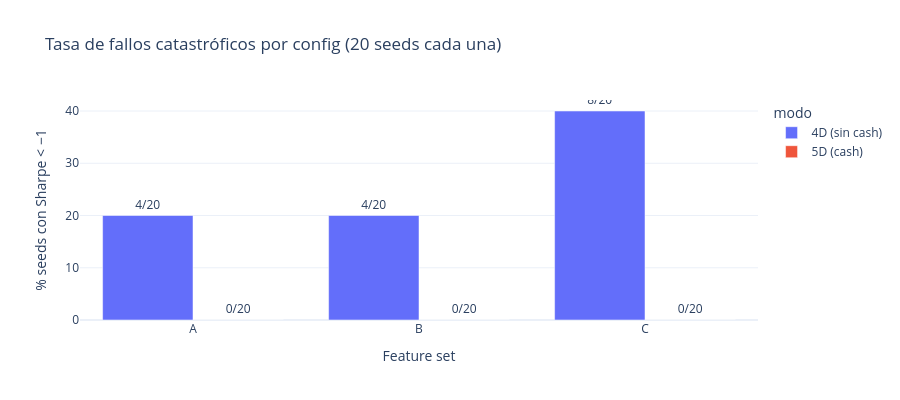

Notebook cell for this chart:
### Code cell
print("=" * 80)
print("TASA DE FALLOS CATASTROFICOS (Sharpe test < -1.0)")
print("=" * 80)

failure = sub.groupby(["features", "use_cash"]).agg(
    n_total=("seed", "count"),
    n_failed=("failed", "sum"),
    pct_failed=("failed", lambda x: x.mean() * 100),
    worst_sharpe=("test_sharpe_net", "min"),
).round(2).reset_index()
failure["modo"] = failure["use_cash"].map({True: "5D (cash)", False: "4D (sin cash)"})

print(failure.to_string(index=False))

# Visual: bar chart
fig = px.bar(
    failure, x="features", y="pct_failed", color="modo", barmode="group",
    title="Tasa de fallos catastróficos por config (20 seeds cada una)",
    labels={"pct_failed": "% seeds con Sharpe < −1", "features": "Feature set"},
    text="n_failed",
)
fig.update_traces(texttemplate="%{text}/20", textposition="outside")
fig.update_layout(template="plotly_white", height=400)
fig.show()

### Figure 1 — Plotly figure (JSON) as saved in the notebook; plotly's stock layout.template omitted (floating-point values rounded to 4 significant figures)
{"data": [{"alignmentgroup": "True", "hovertemplate": "modo=4D (sin cash)<br>Feature set=%{x}<br>% seeds con Sharpe < −1=%{y}<br>n_failed=%{text}<extra></extra>", "legendgroup": "4D (sin cash)", "marker": {"color": "#636efa", "pattern": {"shape": ""}}, "name": "4D (sin cash)", "offsetgroup": "4D (sin cash)", "orientation": "v", "showlegend": true, "text": [4.0, 4.0, 8.0], "textposition": "outside", "texttemplate": "%{text}/20", "type": "bar", "x": ["A", "B", "C"], "xaxis": "x", "y": [20.0, 20.0, 40.0], "yaxis": "y"}, {"alignmentgroup": "True", "hovertemplate": "modo=5D (cash)<br>Feature set=%{x}<br>% seeds con Sharpe < −1=%{y}<br>n_failed=%{text}<extra></extra>", "legendgroup": "5D (cash)", "marker": {"color": "#EF553B", "pattern": {"shape": ""}}, "name": "5D (cash)", "offsetgroup": "5D (cash)", "orientation": "v", "showlegend": true, "text": [0.0, 0.0, 0.0], "textposition": "outside", "texttemplate": "%{text}/20", "type": "bar", "x": ["A", "B", "C"], "xaxis": "x", "y": [0.0, 0.0, 0.0], "yaxis": "y"}], "layout": {"barmode": "group", "height": 400, "legend": {"title": {"text": "modo"}, "tracegroupgap": 0}, "title": {"text": "Tasa de fallos catastróficos por config (20 seeds cada una)"}, "xaxis": {"anchor": "y", "domain": [0, 1], "title": {"text": "Feature set"}}, "yaxis": {"anchor": "x", "domain": [0, 1], "title": {"text": "% seeds con Sharpe < −1"}}}}
